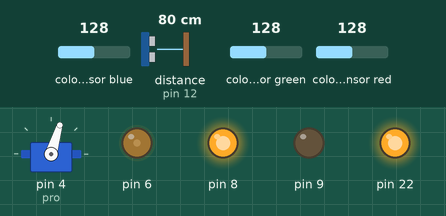
Recording of a sketch running on a simulated Arduino Mega 2560, built with avr-gcc and run on an emulated ATmega2560. On the bench: servo, output pins drawn as LEDs (lit = HIGH). Wiring (inferred from the names in the program): ultrasonic range finder: trigger pin 10; echo pin 12. Inputs (shaded band) come from the test bench; at power-on: distance to the obstacle (sensor on pin 12) 80 cm, colour sensor blue 128, colour sensor green 128, colour sensor red 128. The echo pulse lasts 58.3 µs per cm; pins used as bus, display or sensor lines are not drawn.

Above: at 5.2 s.
5.3 s: distance to the obstacle (sensor on pin 12) set to 71 cm
6.8 s: distance to the obstacle (sensor on pin 12) set to 61 cm
At 7.3 s:
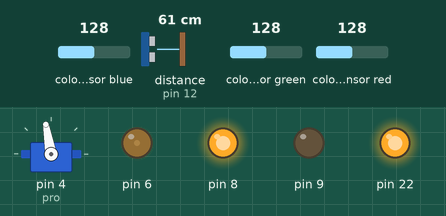
9.8 s: distance to the obstacle (sensor on pin 12) set to 120 cm
At 10.6 s:
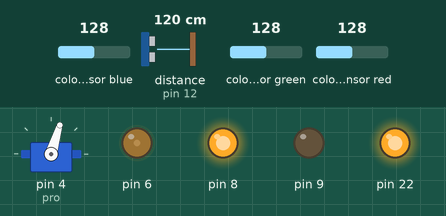
11.6 s: distance to the obstacle (sensor on pin 12) set to 2 cm
At 11.9 s:
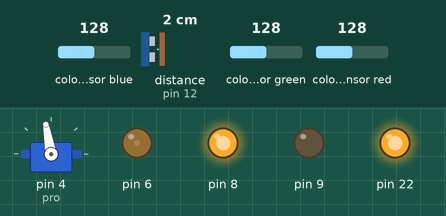
Timing chart, 0 to 15.6 s (numbered marks = the images above; inputs shaded):
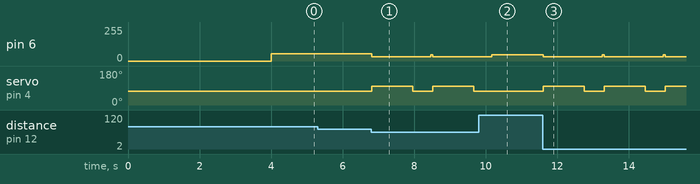

Measured:
- the behaviour switches between 67 and 66 cm on distance to the obstacle (sensor on pin 12) (found by bisection; images 0 and 1)
- after the input at 5.3 s, every drawn part: stays the same
- after the input at 6.8 s, pin 6: 54/255 → 33/255 at once; servo on pin 4 (pro): alternates 100° for 1.2 s and 73° for 0.55 s, starting at once
- after the input at 9.8 s, pin 6: goes on until 10.2 s, then stays 48/255; servo on pin 4 (pro): stays 73° (without the input it goes to 100° after 0.43 s)
- after the input at 11.6 s, pin 6: 48/255 → 33/255 at once; servo on pin 4 (pro): alternates 100° for 1.2 s and 73° for 0.55 s, starting at once

The sketch:

FirstChallenge.ino
```cpp
// Declaración de Librerias
#include <Servo.h>
#include "Adafruit_TCS34725.h"
Adafruit_TCS34725 tcs =
Adafruit_TCS34725(TCS34725_INTEGRATIONTIME_50MS, TCS34725_GAIN_1X);


Servo pro;
int b;
int d = 0; // Distancia ultrasonido izquierdo
int a = 1;
int giro = 0 ;
int rec= 73; // Varor del servo para avarzar dececho
int da=16; // Distancia ultrasonido derecho
int t; // ultrasonido tiempo de rebote izquierdo
int te; // ultrasonido tiempo de rebote derecho
int vel= 48;
int gi=vel-15;
int red = 0;
int green = 0;
void setup()
{
  pinMode(0, OUTPUT);
  pinMode(1, OUTPUT);
  pinMode(2, INPUT);
  pinMode(3, INPUT);
  pinMode(4, OUTPUT);
  pinMode(5, INPUT);
  pinMode(6, OUTPUT);
  pinMode(8, OUTPUT);
  pinMode(9, OUTPUT);
  pinMode(10, OUTPUT);// Trigger
  pinMode(11, INPUT);  //cho
  pinMode(12, INPUT); //Trigger
  pinMode(13, OUTPUT);  //Echo
  pinMode(22, OUTPUT);
  pinMode(53,INPUT);
  pinMode(52,INPUT);

  pro.attach(4);  // Pin de conwtrol del servo
  digitalWrite(22,HIGH);
  Serial.begin(9600);

  pro.write(rec);
  delay(4000);
  digitalWrite(8,HIGH);
  analogWrite(6,vel+6);

}


void loop() {


  //CALCULAR COLOR
  uint16_t R,G,B,C;
  tcs.getRawData(&R,&G,&B,&C);
  //DIRECCIONAR Y MOVER MOTORES


  //giro antihorario (Naranja)
  if((R>90)&&(C<450)&&(a==0)){
    a=1;
    rec++;

  }
//detectar giro horario(Azul)
  if((R<90)&&(C<450)&&(a==0)){
a=2;
  }


  ping();

    if((d<65)&&(a==1)){
    pro.write(100);
    analogWrite(6,gi);
    delay(1150);
 pro.write(rec);
 delay(500);
 analogWrite(6,vel);
  }


  if((d<65)&&(a==2)){
    pro.write(40);
    analogWrite(6,gi);
    delay(1150);
 pro.write(rec);
 delay(500);
 analogWrite(6,vel);
  }


  //detectar 3 vueltas y detenerse
  if (giro == 12){
analogWrite(8,0);
a=40;
}
}

// Control del sensor de ultrasonido izquierdo y cálculo de distancia
int ping() {
   digitalWrite(10, HIGH);
  delayMicroseconds(10);          //Enviamos un pulso de 10us
  digitalWrite(10, LOW);


  t = pulseIn(12, HIGH); //obtenemos el ancho del pulso
d=t/59;
}
```
